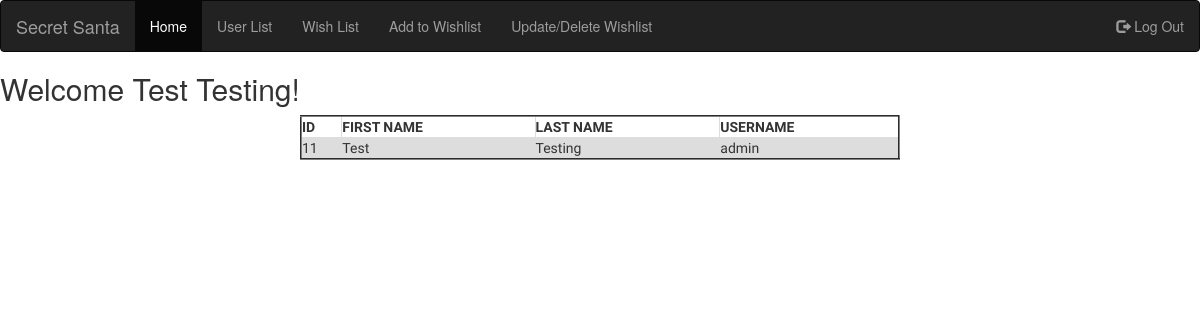
/list.php (signed in), run on the app's committed database.
### tables this page shows
CREATE TABLE `users` (
  `userId` int(11) NOT NULL,
  `firstName` varchar(20) NOT NULL,
  `lastName` varchar(20) NOT NULL,
  `username` varchar(40) NOT NULL,
  `password` varchar(40) NOT NULL
);

### functions.php (called while the page is built, shortened)
<?php
function displayUsers()
{
     $conn = getDatabaseConnection();
      $sql = "SELECT *
              FROM users
              ORDER BY userId";
    $stmt = $conn->prepare($sql);
    $stmt->execute();
    $records = $stmt->fetchAll(PDO::FETCH_ASSOC);
    return $records;
}
?>

### list.php (the view, shortened to what this page needs)
<!DOCTYPE html>
<html>
    <head>
      <link rel="stylesheet" type="text/css" href="styles.css">
      <link rel="stylesheet" href="https://maxcdn.bootstrapcdn.com/bootstrap/3.3.7/css/bootstrap.min.css">
    </head>
    <body>
    <nav class="navbar navbar-inverse">
      <div class="container-fluid">
        <div class="navbar-header">
          <a class="navbar-brand" href="#">Secret Santa</a>
        </div>
        <ul class="nav navbar-nav">
          <li class="active"><a href="main.html">Home</a></li>
          <li><a href="list.php">User List</a></li>
          <li><a href="wishlist.php">Wish List</a></li>
          <li><a href="add.php">Add to Wishlist</a></li>
          <li><a href="admin.php">Update/Delete Wishlist</a></li>
        </ul>
        <ul class="nav navbar-nav navbar-right">
          <li><a href="logout.php"><span class="glyphicon glyphicon-log-out"></span> Log Out</a></li>
        </ul>
      </div>
    </nav>
    <h2>Welcome <?=$_SESSION['fullName']?>!</h2>
    <table align="center" border=2>
    <th><b>ID</b></th>
    <th><b>FIRST NAME</b></th>
    <th><b>LAST NAME</b></th>
    <th><b>USERNAME</b></th>
    <?php
    include'./functions.php';
      $display = displayUsers();
      foreach($display as $d)
      {
        echo'<tr>';
        echo'<td>'.$d['userId'].'</td>';
        echo'<td>'.$d['firstName'].'</td>';
        echo'<td>'.$d['lastName'].'</td>';
        echo'<td>'.$d['username'].'</td>';
        echo'</tr>';
      }
    ?>
    </table>
    </body>
</html>

### styles.css (style rules this page uses)
body { background-image: url("winter.png"); background-repeat: no-repeat; background-attachment: fixed; background-position: center; }
h2 { text-align: left; }
table { font-family: 'Fugaz One', cursive; border-collapse: collapse; width: 50%; }
td, th { border: 1px solid #dddddd; text-align: left; padding: 8px; }
tr:nth-child(even) { background-color: #dddddd; }

### data on the page
users: userId "11", firstName "Test", lastName "Testing", username "admin"

### other printed values
$_SESSION['fullName'] "Test Testing"
